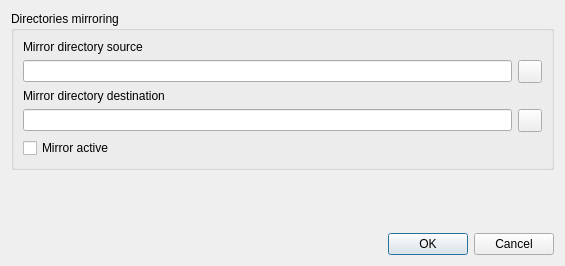
<?xml version="1.0" encoding="UTF-8"?>
<ui version="4.0">
 <class>Settings_Gui</class>
 <widget class="QDialog" name="Settings_Gui">
  <property name="geometry">
   <rect>
    <x>0</x>
    <y>0</y>
    <width>565</width>
    <height>266</height>
   </rect>
  </property>
  <property name="windowTitle">
   <string>Dialog</string>
  </property>
  <layout class="QGridLayout" name="gridLayout_2">
   <item row="2" column="0">
    <widget class="QDialogButtonBox" name="buttonBox">
     <property name="orientation">
      <enum>Qt::Horizontal</enum>
     </property>
     <property name="standardButtons">
      <set>QDialogButtonBox::Cancel|QDialogButtonBox::Ok</set>
     </property>
    </widget>
   </item>
   <item row="0" column="0">
    <widget class="QGroupBox" name="m_QGroupBox_Mirror">
     <property name="title">
      <string>Directories mirroring</string>
     </property>
     <property name="checked">
      <bool>false</bool>
     </property>
     <layout class="QGridLayout" name="gridLayout">
      <item row="4" column="0">
       <widget class="QLineEdit" name="m_QLineEdit_Mirror_Destination"/>
      </item>
      <item row="2" column="1">
       <widget class="QToolButton" name="m_QToolButton_Mirror_Source">
        <property name="text">
         <string/>
        </property>
       </widget>
      </item>
      <item row="2" column="0">
       <widget class="QLineEdit" name="m_QLineEdit_Mirror_Source"/>
      </item>
      <item row="4" column="1">
       <widget class="QToolButton" name="m_QToolButton_Mirror_Destination">
        <property name="text">
         <string/>
        </property>
       </widget>
      </item>
      <item row="1" column="0">
       <widget class="QLabel" name="label">
        <property name="text">
         <string>Mirror directory source</string>
        </property>
       </widget>
      </item>
      <item row="3" column="0">
       <widget class="QLabel" name="label_2">
        <property name="text">
         <string>Mirror directory destination</string>
        </property>
       </widget>
      </item>
      <item row="5" column="0">
       <widget class="QCheckBox" name="m_QCheckBox_MirrorActive">
        <property name="text">
         <string>Mirror active</string>
        </property>
       </widget>
      </item>
     </layout>
    </widget>
   </item>
   <item row="1" column="0">
    <spacer name="verticalSpacer">
     <property name="orientation">
      <enum>Qt::Vertical</enum>
     </property>
     <property name="sizeHint" stdset="0">
      <size>
       <width>20</width>
       <height>40</height>
      </size>
     </property>
    </spacer>
   </item>
  </layout>
 </widget>
 <resources/>
 <connections>
  <connection>
   <sender>buttonBox</sender>
   <signal>accepted()</signal>
   <receiver>Settings_Gui</receiver>
   <slot>accept()</slot>
   <hints>
    <hint type="sourcelabel">
     <x>248</x>
     <y>254</y>
    </hint>
    <hint type="destinationlabel">
     <x>157</x>
     <y>274</y>
    </hint>
   </hints>
  </connection>
  <connection>
   <sender>buttonBox</sender>
   <signal>rejected()</signal>
   <receiver>Settings_Gui</receiver>
   <slot>reject()</slot>
   <hints>
    <hint type="sourcelabel">
     <x>316</x>
     <y>260</y>
    </hint>
    <hint type="destinationlabel">
     <x>286</x>
     <y>274</y>
    </hint>
   </hints>
  </connection>
 </connections>
</ui>
